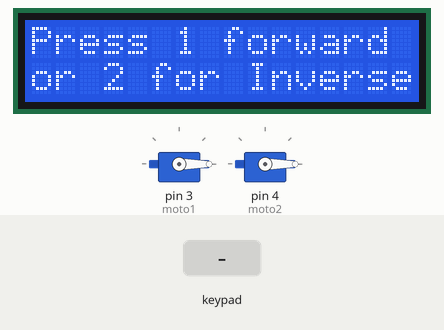
This sketch was run on a simulated Arduino Uno, built with avr-gcc and run on an emulated ATmega328P. On the bench: 2 × servo, 16×2 character LCD. The inputs (shaded band) are chosen by the test bench.

Above: at 4.2 s.
4.3 s: keypad keys 1 3 9 pressed 0.4 s apart
At 5.0 s:
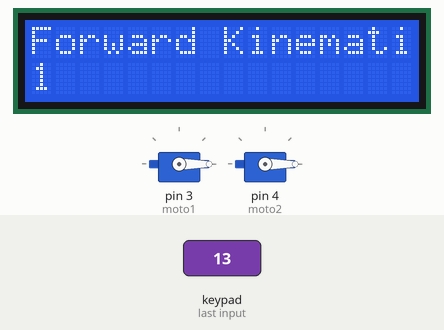
At 8.2 s:
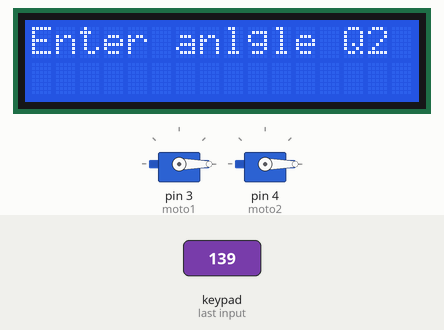
8.5 s: keypad keys 5 6 7 pressed 0.4 s apart
At 10.1 s:
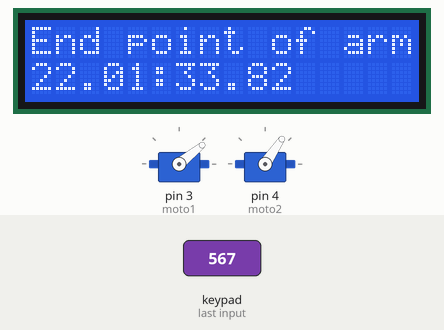
Timing chart, 0 to 17.2 s (numbered marks = the images above; inputs shaded):
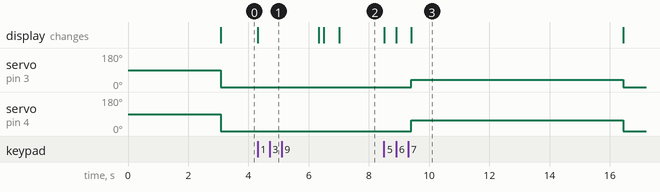

The sketch:

Robotic_with_two_arm.ino
```cpp
int chos;
int L1=30;
int L2=15;
float Q1, Q2,m;
float x,y,q1,q2;
int Q=50;
#include <Servo.h>
Servo moto1;
Servo moto2;
#include <Keypad.h>
const byte ROWS = 4;
const byte COLS = 3;
char hexaKeys[ROWS][COLS] = {
{'1','2','3'},
{'4', '5', '6'},
{'7', '8', '9'},
{' ', '0', ' '}
};
byte rowPins[ROWS] = {A2, A3, A4, A5};
 byte colPins[COLS] = {5, 6, 7};
Keypad customKeypad = Keypad ( makeKeymap (hexaKeys), rowPins, colPins, ROWS, COLS);
#include <LiquidCrystal.h>
 const int rs = 13, en = 12, d4 = 11, d5 = 10, d6 = 9, d7 = 8;
 LiquidCrystal lcd(rs, en, d4, d5, d6, d7);

void setup() {
 moto1.attach (3);
 moto2.attach (4);
 lcd.begin(16, 2);
 lcd.print(" Welcome to");
  lcd.setCursor(0,1);
// go to next line
  lcd.println("control Arm");
  delay(3000);
}
 void forward() {
//this function to calculate 01 &Q2
      moto1.write (q1);
      moto2.write (q2);
      lcd.clear();
      Q1=q1*PI/180;
      Q2=q2*PI/180;
      x=(L1*cos(Q1)) + (L2*cos(Q1+Q2));
      y=(L1*sin(Q1)) + (L2*sin(Q1+Q2));
      lcd.print("End point of arm");
      lcd.setCursor(5,1);
      lcd.print(":");
      lcd.setCursor(0,1);
      lcd.print(x);
      lcd.setCursor(6,1);
      lcd.print(y);
      Serial.print("Q1");
      Serial.println(q1);
      Serial.print("Q2");
      Serial.println(q2);
      delay (7000);
    }


  void invers() {
// this fuction to determine ending point of arm depending on value of x, y
      lcd.clear();
      m= (pow(x,2)+pow(y,2)-pow(L1,2)-pow(L2,2))/(2*L1*L2);
      q2=acos (m);
      Q2=q2*180/PI;
      Q1=Q-Q2;
      lcd.print("Angle of Arm:");
      lcd.setCursor(0,1);
      lcd.print("Q1=");
      lcd.print(Q1);
      lcd.setCursor(8,1);
      lcd.print("&");
      lcd.setCursor(9,1);
      lcd.print("Q2=");
      lcd.print(Q2);
      Serial.print(Q1);
      moto1.write (Q1);
      moto2.write (Q2);
      delay (7000);
    };


void loop() {
lcd.clear(); //clear word on lcd
chos=FI();
if (chos==1) {
int g1=0,g2=0;
int h1=0,h2=0;
  lcd.clear();
  lcd.print("Enter anlgle Q1");
  while (g1==0) {g1=customKeypad.getKey(); } //wait user to enter first number of 01
  lcd.setCursor(0,1);
  g1=g1-48; // change number from ASCII
  lcd.print (g1); // show nubmer in lcd
  while (g2==0) {g2=customKeypad.getKey(); } //wait user to enter second number of Q1
  g2=g2-48;
  lcd.print(92);
  delay(500);
  q1=g1*10+g2; // sum gl & g2
  lcd.clear();
  lcd.print("Enter anlgle Q2");
  while (h1==0) {h1=customKeypad.getKey();}
  h1=h1-48;
  lcd.setCursor(0,1);
                 lcd.print (h1);
                 while (h2==0) {h2=customKeypad.getKey(); }
                 h2=h2-48;
                 lcd.print (h2);
                 delay(500);
                 q2=h1*10+h2;
                 forward(); // call forward function
                 }
  else if (chos==2) {
    int u1=0, u2=0;
    int r1=0, r2=0;
    lcd.clear();
    lcd.print("Enter value of x");
    while (u1==0) {u1=customKeypad.getKey(); }
    u1=u1-48;
    lcd.setCursor(0,1);
    lcd.print (u1);
    while (u2==0) {u2=customKeypad.getKey(); }
    u2=u2-48;
    lcd.print (u2);
    delay(500);
    x=u1*10+u2;
    lcd.clear();
    lcd.print("Enter value of Y");
    while (r1==0) {r1=customKeypad.getKey(); }
    r1=r1-48;
    lcd.setCursor(0,1);
    lcd.print (r1);
    while (r2==0) {r2=customKeypad.getKey(); }
    r2=r2-48;
    lcd.print (r2);
    delay(500);
    y=r1*10+r2;
    invers(); }
}
  int FI() {
// this function to let the user choose type of control the arm forward/inverse kinema
    char kp=0;
    moto1.write(0);
    moto2.write(0);
    lcd.clear();
    lcd.print("Press 1 forward ");
    lcd.setCursor(0,1);
    lcd.print("or 2 for Inverse");
    while (kp==0) { kp = customKeypad.getKey(); }
    kp=kp-48;
    if (kp==1) {
lcd.clear();
      lcd.print("Forward Kinematic");
      lcd.setCursor(0,1);
      lcd.print(1);
      delay (2000);
return 1; }
    else if (kp==2) {
lcd.clear();
      lcd.print("Inverse Kinemitic");
      lcd.setCursor(0,1);
      lcd.print (2);
      delay (2000);
      return 2; }
  }
```

Measured:
- after the input at 4.3 s, the display: changes at once (image 1)
- after the input at 8.5 s, servo on pin 3 (moto1): 0° → 39° after 0.91 s, → 0° 7.0 s later; servo on pin 4 (moto2): 0° → 56° after 0.91 s, → 0° 7.0 s later; the display: first changes at once (image 3 shows a later state)
